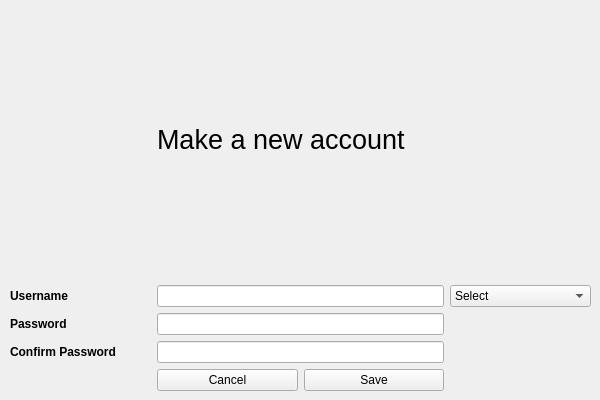
<?xml version="1.0" encoding="UTF-8"?>
<ui version="4.0">
 <class>AddAccount</class>
 <widget class="QWidget" name="AddAccount">
  <property name="geometry">
   <rect>
    <x>0</x>
    <y>0</y>
    <width>600</width>
    <height>400</height>
   </rect>
  </property>
  <property name="minimumSize">
   <size>
    <width>600</width>
    <height>400</height>
   </size>
  </property>
  <property name="maximumSize">
   <size>
    <width>600</width>
    <height>400</height>
   </size>
  </property>
  <property name="windowTitle">
   <string>Form</string>
  </property>
  <widget class="QWidget" name="">
   <property name="geometry">
    <rect>
     <x>10</x>
     <y>0</y>
     <width>581</width>
     <height>391</height>
    </rect>
   </property>
   <layout class="QGridLayout" name="gridLayout">
    <item row="5" column="1">
     <widget class="QPushButton" name="cancelbutton">
      <property name="text">
       <string>Cancel</string>
      </property>
     </widget>
    </item>
    <item row="5" column="2">
     <widget class="QPushButton" name="saveNewAccount">
      <property name="text">
       <string>Save</string>
      </property>
     </widget>
    </item>
    <item row="1" column="1" colspan="2">
     <widget class="QLineEdit" name="newUsernameInput"/>
    </item>
    <item row="2" column="1" colspan="2">
     <widget class="QLineEdit" name="newPasswordInput"/>
    </item>
    <item row="1" column="3">
     <widget class="QComboBox" name="roleChooser">
      <item>
       <property name="text">
        <string>Select</string>
       </property>
      </item>
      <item>
       <property name="text">
        <string>Adopter</string>
       </property>
      </item>
      <item>
       <property name="text">
        <string>Adoptee</string>
       </property>
      </item>
     </widget>
    </item>
    <item row="2" column="0">
     <widget class="QLabel" name="password">
      <property name="font">
       <font>
        <weight>75</weight>
        <bold>true</bold>
       </font>
      </property>
      <property name="text">
       <string>Password</string>
      </property>
     </widget>
    </item>
    <item row="0" column="1" colspan="2">
     <widget class="QLabel" name="label">
      <property name="font">
       <font>
        <pointsize>20</pointsize>
       </font>
      </property>
      <property name="text">
       <string>Make a new account</string>
      </property>
     </widget>
    </item>
    <item row="1" column="0">
     <widget class="QLabel" name="Username">
      <property name="font">
       <font>
        <weight>75</weight>
        <bold>true</bold>
       </font>
      </property>
      <property name="text">
       <string>Username</string>
      </property>
     </widget>
    </item>
    <item row="3" column="1" colspan="2">
     <widget class="QLineEdit" name="newConfirmPasswordInput"/>
    </item>
    <item row="3" column="0">
     <widget class="QLabel" name="password_2">
      <property name="font">
       <font>
        <weight>75</weight>
        <bold>true</bold>
       </font>
      </property>
      <property name="text">
       <string>Confirm Password</string>
      </property>
     </widget>
    </item>
   </layout>
  </widget>
 </widget>
 <resources/>
 <connections/>
</ui>
